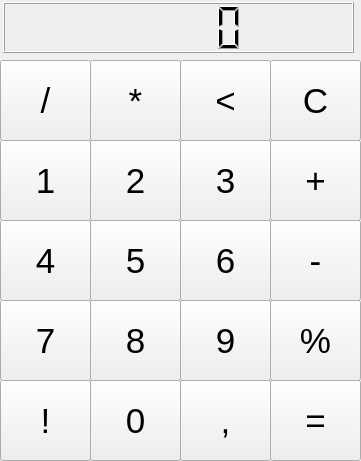
<?xml version="1.0" encoding="UTF-8"?>
<ui version="4.0">
 <class>MainWindow</class>
 <widget class="QMainWindow" name="MainWindow">
  <property name="geometry">
   <rect>
    <x>0</x>
    <y>0</y>
    <width>361</width>
    <height>461</height>
   </rect>
  </property>
  <property name="windowTitle">
   <string>MainWindow</string>
  </property>
  <widget class="QWidget" name="centralwidget">
   <widget class="QLCDNumber" name="lcdNumber">
    <property name="geometry">
     <rect>
      <x>3</x>
      <y>2</y>
      <width>351</width>
      <height>51</height>
     </rect>
    </property>
   </widget>
   <widget class="QPushButton" name="pushButton_10">
    <property name="geometry">
     <rect>
      <x>90</x>
      <y>60</y>
      <width>91</width>
      <height>81</height>
     </rect>
    </property>
    <property name="font">
     <font>
      <pointsize>26</pointsize>
     </font>
    </property>
    <property name="text">
     <string>*</string>
    </property>
   </widget>
   <widget class="QPushButton" name="pushButton_17">
    <property name="geometry">
     <rect>
      <x>180</x>
      <y>60</y>
      <width>91</width>
      <height>81</height>
     </rect>
    </property>
    <property name="font">
     <font>
      <pointsize>26</pointsize>
     </font>
    </property>
    <property name="text">
     <string>&lt;</string>
    </property>
   </widget>
   <widget class="QPushButton" name="pushButton_18">
    <property name="geometry">
     <rect>
      <x>270</x>
      <y>60</y>
      <width>91</width>
      <height>81</height>
     </rect>
    </property>
    <property name="font">
     <font>
      <pointsize>26</pointsize>
     </font>
    </property>
    <property name="text">
     <string>C</string>
    </property>
   </widget>
   <widget class="QPushButton" name="pushButton_9">
    <property name="geometry">
     <rect>
      <x>270</x>
      <y>140</y>
      <width>91</width>
      <height>81</height>
     </rect>
    </property>
    <property name="font">
     <font>
      <pointsize>26</pointsize>
     </font>
    </property>
    <property name="text">
     <string>+</string>
    </property>
   </widget>
   <widget class="QPushButton" name="pushButton_11">
    <property name="geometry">
     <rect>
      <x>180</x>
      <y>140</y>
      <width>91</width>
      <height>81</height>
     </rect>
    </property>
    <property name="font">
     <font>
      <pointsize>26</pointsize>
     </font>
    </property>
    <property name="text">
     <string>3</string>
    </property>
   </widget>
   <widget class="QPushButton" name="pushButton_12">
    <property name="geometry">
     <rect>
      <x>90</x>
      <y>140</y>
      <width>91</width>
      <height>81</height>
     </rect>
    </property>
    <property name="font">
     <font>
      <pointsize>26</pointsize>
     </font>
    </property>
    <property name="text">
     <string>2</string>
    </property>
   </widget>
   <widget class="QPushButton" name="pushButton_13">
    <property name="geometry">
     <rect>
      <x>0</x>
      <y>140</y>
      <width>91</width>
      <height>81</height>
     </rect>
    </property>
    <property name="font">
     <font>
      <pointsize>26</pointsize>
     </font>
    </property>
    <property name="text">
     <string>1</string>
    </property>
   </widget>
   <widget class="QPushButton" name="pushButton_14">
    <property name="geometry">
     <rect>
      <x>270</x>
      <y>220</y>
      <width>91</width>
      <height>81</height>
     </rect>
    </property>
    <property name="font">
     <font>
      <pointsize>26</pointsize>
     </font>
    </property>
    <property name="text">
     <string>-</string>
    </property>
   </widget>
   <widget class="QPushButton" name="pushButton_15">
    <property name="geometry">
     <rect>
      <x>270</x>
      <y>300</y>
      <width>91</width>
      <height>81</height>
     </rect>
    </property>
    <property name="font">
     <font>
      <pointsize>26</pointsize>
     </font>
    </property>
    <property name="text">
     <string>%</string>
    </property>
   </widget>
   <widget class="QPushButton" name="pushButton_16">
    <property name="geometry">
     <rect>
      <x>270</x>
      <y>380</y>
      <width>91</width>
      <height>81</height>
     </rect>
    </property>
    <property name="font">
     <font>
      <pointsize>26</pointsize>
     </font>
    </property>
    <property name="text">
     <string>=</string>
    </property>
   </widget>
   <widget class="QPushButton" name="pushButton_19">
    <property name="geometry">
     <rect>
      <x>180</x>
      <y>300</y>
      <width>91</width>
      <height>81</height>
     </rect>
    </property>
    <property name="font">
     <font>
      <pointsize>26</pointsize>
     </font>
    </property>
    <property name="text">
     <string>9</string>
    </property>
   </widget>
   <widget class="QPushButton" name="pushButton_20">
    <property name="geometry">
     <rect>
      <x>90</x>
      <y>300</y>
      <width>91</width>
      <height>81</height>
     </rect>
    </property>
    <property name="font">
     <font>
      <pointsize>26</pointsize>
     </font>
    </property>
    <property name="text">
     <string>8</string>
    </property>
   </widget>
   <widget class="QPushButton" name="pushButton_21">
    <property name="geometry">
     <rect>
      <x>0</x>
      <y>300</y>
      <width>91</width>
      <height>81</height>
     </rect>
    </property>
    <property name="font">
     <font>
      <pointsize>26</pointsize>
     </font>
    </property>
    <property name="text">
     <string>7</string>
    </property>
   </widget>
   <widget class="QPushButton" name="pushButton_22">
    <property name="geometry">
     <rect>
      <x>180</x>
      <y>380</y>
      <width>91</width>
      <height>81</height>
     </rect>
    </property>
    <property name="font">
     <font>
      <pointsize>26</pointsize>
     </font>
    </property>
    <property name="text">
     <string>,</string>
    </property>
   </widget>
   <widget class="QPushButton" name="pushButton_23">
    <property name="geometry">
     <rect>
      <x>180</x>
      <y>220</y>
      <width>91</width>
      <height>81</height>
     </rect>
    </property>
    <property name="font">
     <font>
      <pointsize>26</pointsize>
     </font>
    </property>
    <property name="text">
     <string>6</string>
    </property>
   </widget>
   <widget class="QPushButton" name="pushButton_24">
    <property name="geometry">
     <rect>
      <x>90</x>
      <y>220</y>
      <width>91</width>
      <height>81</height>
     </rect>
    </property>
    <property name="font">
     <font>
      <pointsize>26</pointsize>
     </font>
    </property>
    <property name="text">
     <string>5</string>
    </property>
   </widget>
   <widget class="QPushButton" name="pushButton_25">
    <property name="geometry">
     <rect>
      <x>0</x>
      <y>220</y>
      <width>91</width>
      <height>81</height>
     </rect>
    </property>
    <property name="font">
     <font>
      <pointsize>26</pointsize>
     </font>
    </property>
    <property name="text">
     <string>4</string>
    </property>
   </widget>
   <widget class="QPushButton" name="pushButton_26">
    <property name="geometry">
     <rect>
      <x>90</x>
      <y>380</y>
      <width>91</width>
      <height>81</height>
     </rect>
    </property>
    <property name="font">
     <font>
      <pointsize>26</pointsize>
     </font>
    </property>
    <property name="text">
     <string>0</string>
    </property>
   </widget>
   <widget class="QPushButton" name="pushButton_27">
    <property name="geometry">
     <rect>
      <x>0</x>
      <y>380</y>
      <width>91</width>
      <height>81</height>
     </rect>
    </property>
    <property name="font">
     <font>
      <pointsize>26</pointsize>
     </font>
    </property>
    <property name="text">
     <string>!</string>
    </property>
   </widget>
   <widget class="QPushButton" name="pushButton_8">
    <property name="geometry">
     <rect>
      <x>0</x>
      <y>60</y>
      <width>91</width>
      <height>81</height>
     </rect>
    </property>
    <property name="font">
     <font>
      <pointsize>26</pointsize>
     </font>
    </property>
    <property name="text">
     <string>/</string>
    </property>
   </widget>
  </widget>
 </widget>
 <resources/>
 <connections/>
</ui>
